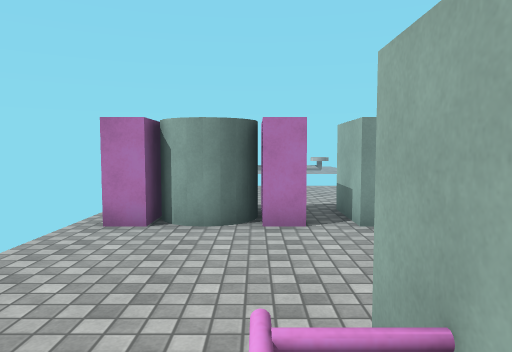
[1] (above)

12 first-person views from a walk through a scene from a Unity 3-D project. The camera is 1.4 m above the floor, tilts 4° down and sees 70° across. The floor is counted in squares, 1 m on a side. Each view is taken from the middle of a square. On the plan, view 1 faces up. The plan holds only what a view shows up to about 16 squares ahead; the rest is blank. The place goes on beyond the plan. Some animated figures are not drawn. Surface patterns are stand-ins for the level's own textures.

[2]
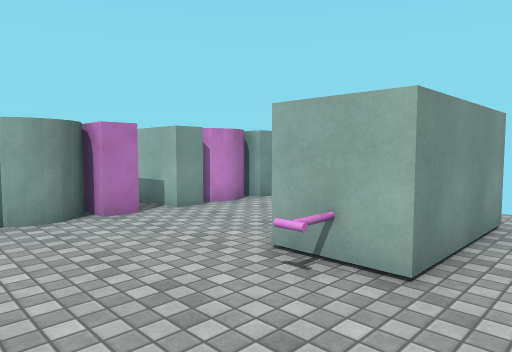

[3]
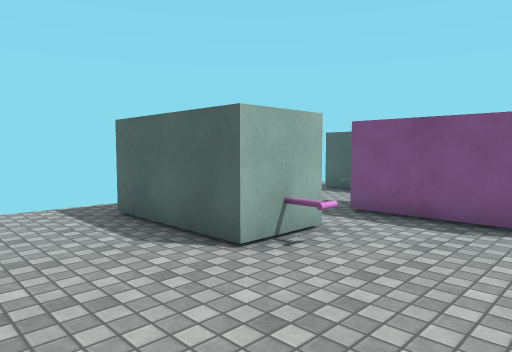

[4]
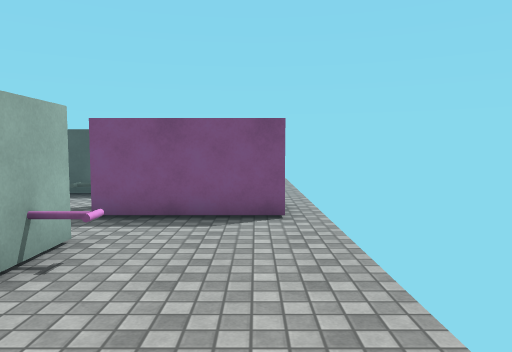

[5]
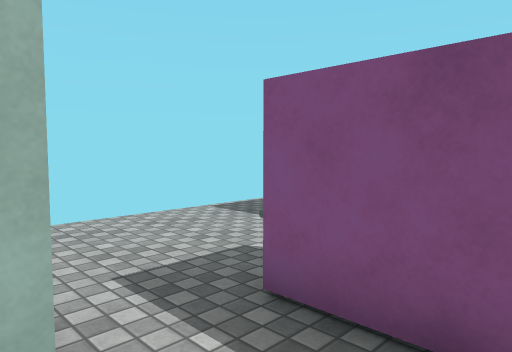

[6]
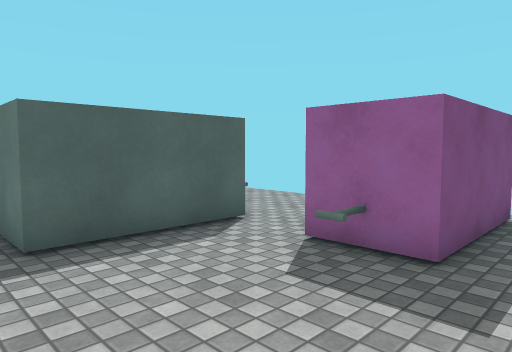

[7]
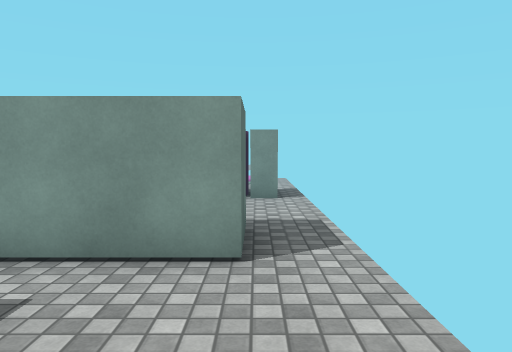

[8]
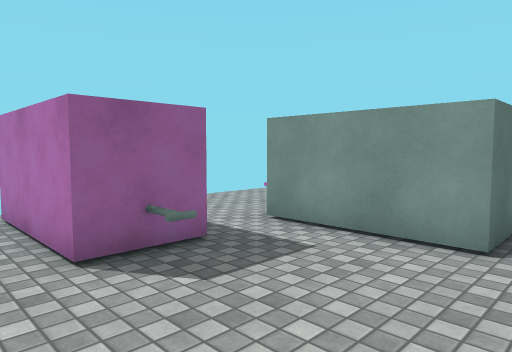

[9]
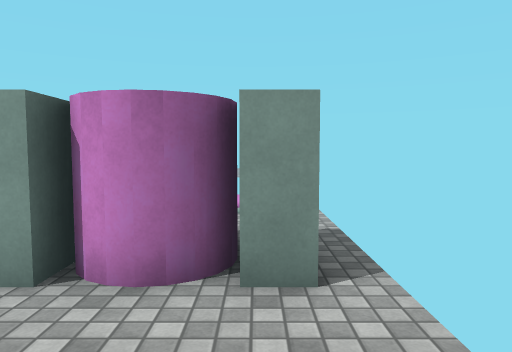

[10]
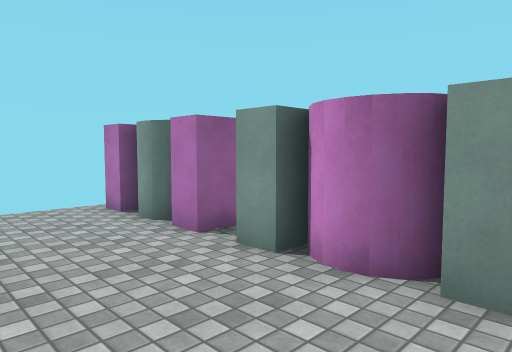

[11]
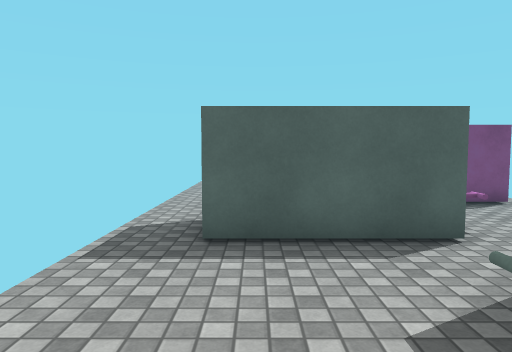

[12]
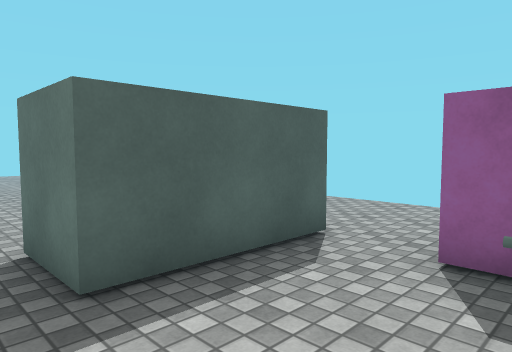

### Floor plan
Points are (right, up) in squares from view 1. A wall is a line through its corners. A room is listed if a view was taken in it or the views show most of it. See-through windows are left out.
Room 1 (views 1, 2, 3, 4, 5, 9, 10)
walls: (0.9, 6.7) (0.1, 6.7) (0.1, 7.8); (2.6, 6.7) (1.9, 6.7); (0.8, 0.5) (0.8, 2.5) (4.8, 2.5); (-2, 7.9) (-2, 6.7) (-2.9, 6.7); (5.8, 6.7) (4.8, 6.7) (4.8, 7.4); (-2.6, -1.5) (0.4, -1.5)
ways out: opening at (1, -0.5) to room 2; opening at (6, 1.5) to room 2; opening at (-3, -2.5)
objects: cylinder (-1, 7) to (-1, 9); cylinder (0, 1) to (0, 2); cylinder (3, 7) to (4, 8)
Room 2 (views 6, 7, 8, 11, 12)
walls: (0.4, -1.5) (1.4, -1.5) (1.4, -3.5) (0.4, -3.5); (4.8, 2.5) (4.8, 0.5) (0.8, 0.5); (0.8, -5.5) (4.8, -5.5) (4.8, -7.5)
ways out: opening at (1, -0.5) to room 1; opening at (6, 1.5) to room 1; opening at (1, -4.5); opening at (6, -6.5)
objects: cylinder (2, -3) to (2, -2)

Where each view was taken, in squares from view 1:
view 1: 0 up, 0 right, facing up
view 2: 1 down, 3 left, facing up-right
view 3: 6 up, 3 left, facing down-right
view 4: 6 up, 2 left, facing down
view 5: 1 up, 1 left, facing down-right
view 6: 0 up, 6 right, facing down-left
view 7: 4 down, 5 right, facing up
view 8: 5 down, 6 right, facing up-left
view 9: 3 up, 5 right, facing up
view 10: 3 up, 6 right, facing up-left
view 11: 0 up, 4 right, facing down
view 12: 2 down, 6 right, facing down-left
